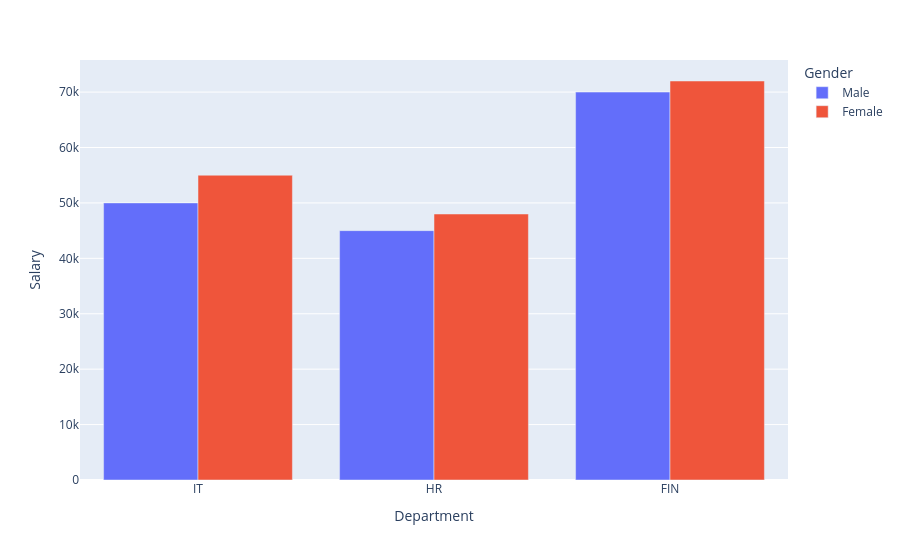

Source (notebook cell):
### Code cell
fig=px.bar(df,x='Department',y='Salary',color='Gender',barmode='group')
fig.show()

### Figure 1 — Plotly figure (JSON) as saved in the notebook; plotly's stock layout.template omitted (floating-point values rounded to 4 significant figures)
{"data": [{"alignmentgroup": "True", "hovertemplate": "Gender=Male<br>Department=%{x}<br>Salary=%{y}<extra></extra>", "legendgroup": "Male", "marker": {"color": "#636efa", "pattern": {"shape": ""}}, "name": "Male", "offsetgroup": "Male", "orientation": "v", "showlegend": true, "textposition": "auto", "type": "bar", "x": ["IT", "HR", "FIN"], "xaxis": "x", "y": [50000, 45000, 70000], "yaxis": "y"}, {"alignmentgroup": "True", "hovertemplate": "Gender=Female<br>Department=%{x}<br>Salary=%{y}<extra></extra>", "legendgroup": "Female", "marker": {"color": "#EF553B", "pattern": {"shape": ""}}, "name": "Female", "offsetgroup": "Female", "orientation": "v", "showlegend": true, "textposition": "auto", "type": "bar", "x": ["IT", "HR", "FIN"], "xaxis": "x", "y": [55000, 48000, 72000], "yaxis": "y"}], "layout": {"barmode": "group", "legend": {"title": {"text": "Gender"}, "tracegroupgap": 0}, "margin": {"t": 60}, "xaxis": {"anchor": "y", "domain": [0, 1], "title": {"text": "Department"}}, "yaxis": {"anchor": "x", "domain": [0, 1], "title": {"text": "Salary"}}}}
